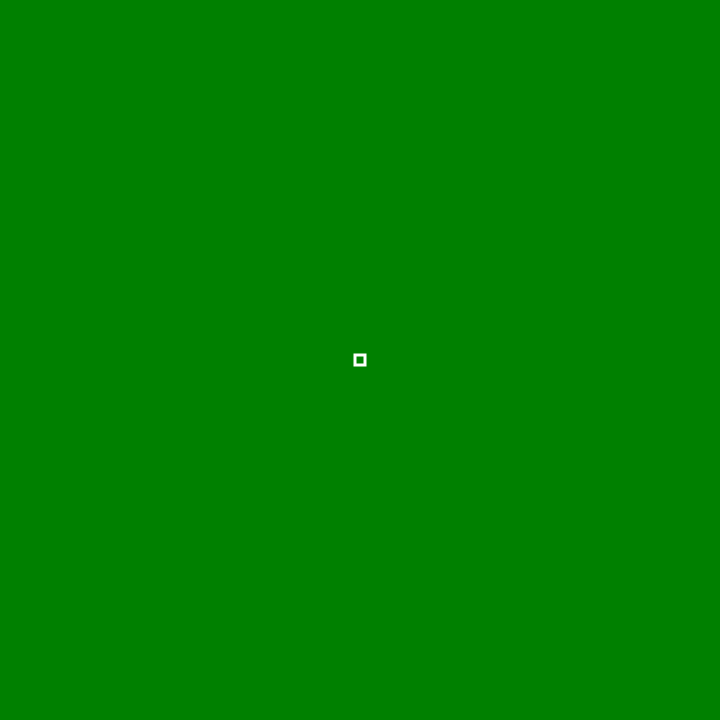
Frame 1 (no input)
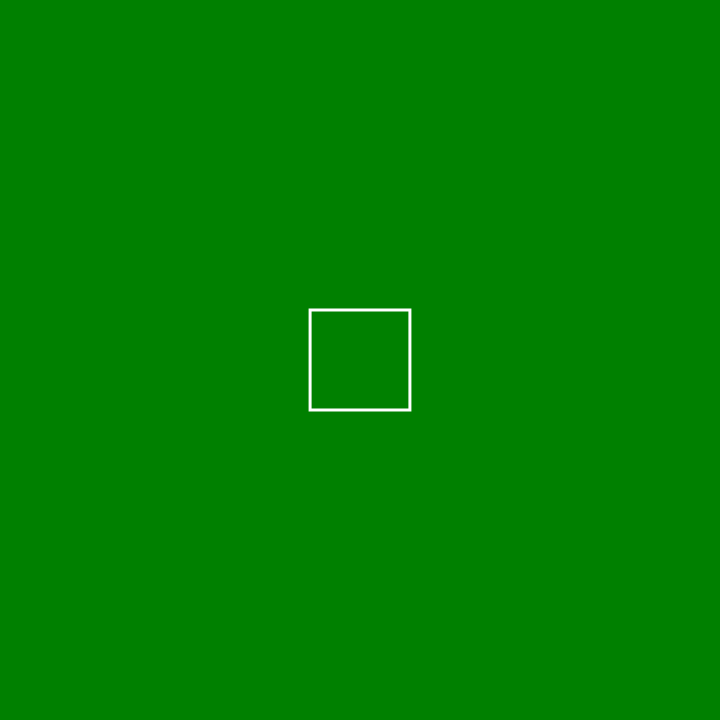
Frame 60 (no input)
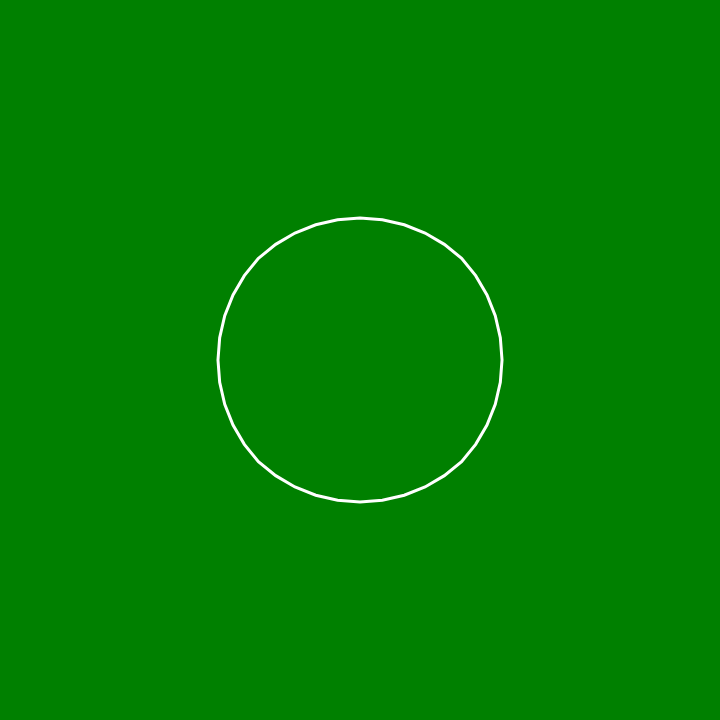
Frame 120 (the mouse pressed at the canvas centre since frame 60)

The p5.js sketch that drew these frames (run headless with seeded random() and noise() and a simulated clock; from frame 60 on, the mouse is pressed at the canvas centre):

// p5.js sketch
// ── sketch.js
// Two ArrayLists to store the vertices for two shapes
// This example assumes that each shape will have the same
// number of vertices, i.e. the size of each ArrayList will be the same
let circle = []
let square = []

// An ArrayList for a third set of vertices, the ones we will be drawing
// in the window
let morph = []

// This boolean variable will control if we are morphing to a circle or square
let state = false

function setup() {
  createCanvas(720, 720)

  // Create a circle using vectors pointing from center
  for (let angle = 0; angle < 360; angle += 9) {
    // Note we are not starting from 0 in order to match the
    // path of a circle.
    let v = p5.Vector.fromAngle(radians(angle - 135))
    v.mult(150)
    circle.push(v)
    // Let's fill out morph ArrayList with blank PVectors while we are at it
    morph.push(createVector())
  }

  // A square is a bunch of vertices along straight lines
  // Top of square
  for (let x = -50; x < 50; x += 10) {
    square.push(createVector(x, -50))
  }
  // Right side
  for (let y = -50; y < 50; y += 10) {
    square.push(createVector(50, y))
  }
  // Bottom
  for (let x = 50; x > -50; x -= 10) {
    square.push(createVector(x, 50))
  }
  // Left side
  for (let y = 50; y > -50; y -= 10) {
    square.push(createVector(-50, y))
  }
}

function draw() {
  background('green')

  // We will keep how far the vertices are from their target
  let totalDistance = 0

  // Look at each vertex
  for (let i = 0; i < circle.length; i++) {
    let v1
    // Are we lerping to the circle or square?
    if (state) {
      v1 = circle[i]
    } else {
      v1 = square[i]
    }
    // Get the vertex we will draw
    let v2 = morph[i]
    // Lerp to the target
    v2.lerp(v1, 0.1)
    // Check how far we are from target
    totalDistance += p5.Vector.dist(v1, v2)
  }

  // If all the vertices are close, switch shape
  if (totalDistance < 0.1) {
    state = !state
  }

  // Draw relative to center
  translate(width / 2, height / 2)
  strokeWeight(3)
  // Draw a polygon that makes up all the vertices
  beginShape()
  noFill()
  stroke(255)

  morph.forEach((v) => {
    vertex(v.x, v.y)
  })
  endShape(CLOSE)
}
